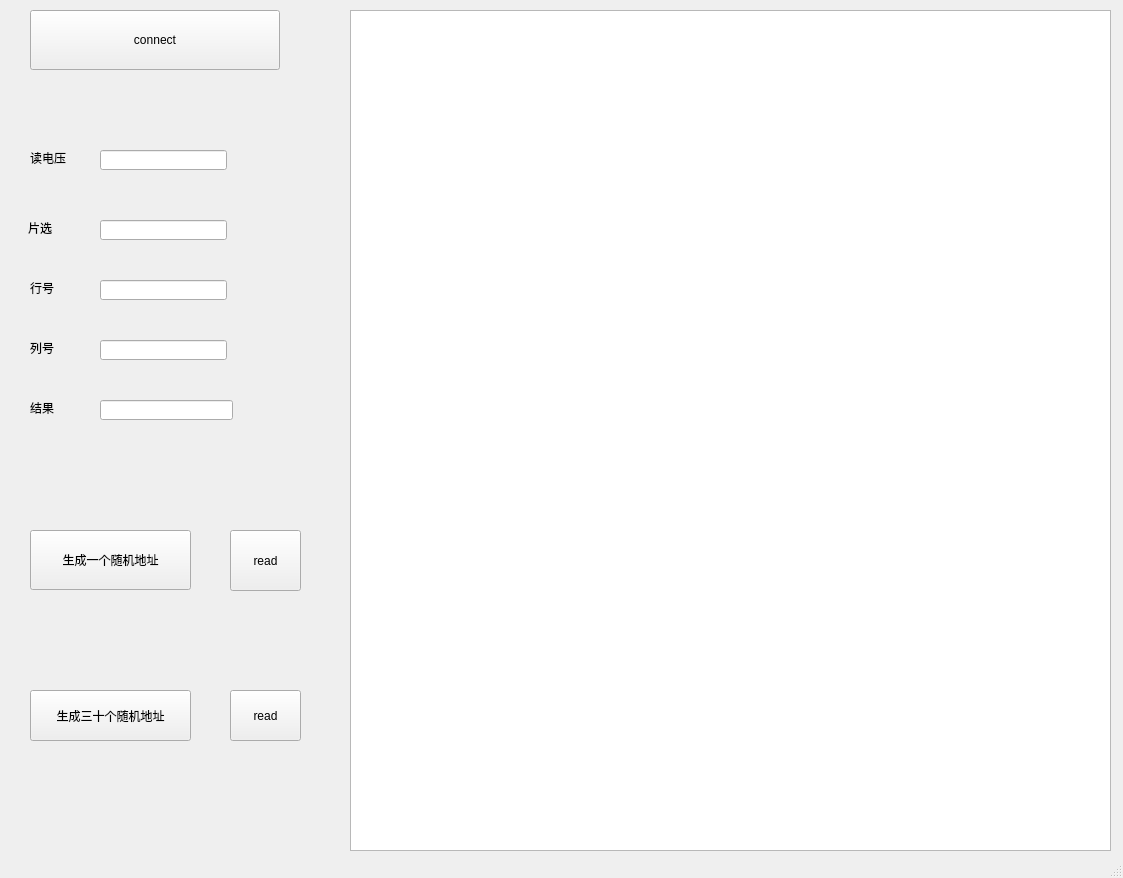
<?xml version="1.0" encoding="UTF-8"?>
<ui version="4.0">
 <class>MainWindow</class>
 <widget class="QMainWindow" name="MainWindow">
  <property name="geometry">
   <rect>
    <x>0</x>
    <y>0</y>
    <width>1123</width>
    <height>878</height>
   </rect>
  </property>
  <property name="sizePolicy">
   <sizepolicy hsizetype="Minimum" vsizetype="Minimum">
    <horstretch>0</horstretch>
    <verstretch>0</verstretch>
   </sizepolicy>
  </property>
  <property name="windowTitle">
   <string>MainWindow</string>
  </property>
  <widget class="QWidget" name="centralwidget">
   <widget class="QPushButton" name="btn_read">
    <property name="geometry">
     <rect>
      <x>230</x>
      <y>530</y>
      <width>71</width>
      <height>61</height>
     </rect>
    </property>
    <property name="sizePolicy">
     <sizepolicy hsizetype="Fixed" vsizetype="Fixed">
      <horstretch>0</horstretch>
      <verstretch>0</verstretch>
     </sizepolicy>
    </property>
    <property name="text">
     <string>read</string>
    </property>
   </widget>
   <widget class="QPushButton" name="btn_connect">
    <property name="geometry">
     <rect>
      <x>30</x>
      <y>10</y>
      <width>250</width>
      <height>60</height>
     </rect>
    </property>
    <property name="sizePolicy">
     <sizepolicy hsizetype="Minimum" vsizetype="Minimum">
      <horstretch>0</horstretch>
      <verstretch>0</verstretch>
     </sizepolicy>
    </property>
    <property name="minimumSize">
     <size>
      <width>23</width>
      <height>23</height>
     </size>
    </property>
    <property name="text">
     <string>connect</string>
    </property>
   </widget>
   <widget class="QPushButton" name="btn_rand_addr">
    <property name="geometry">
     <rect>
      <x>30</x>
      <y>530</y>
      <width>161</width>
      <height>60</height>
     </rect>
    </property>
    <property name="sizePolicy">
     <sizepolicy hsizetype="Fixed" vsizetype="Fixed">
      <horstretch>0</horstretch>
      <verstretch>0</verstretch>
     </sizepolicy>
    </property>
    <property name="text">
     <string>生成一个随机地址</string>
    </property>
   </widget>
   <widget class="QLabel" name="label_5">
    <property name="geometry">
     <rect>
      <x>30</x>
      <y>400</y>
      <width>24</width>
      <height>16</height>
     </rect>
    </property>
    <property name="text">
     <string>结果</string>
    </property>
   </widget>
   <widget class="QLineEdit" name="line_res_read">
    <property name="geometry">
     <rect>
      <x>100</x>
      <y>400</y>
      <width>133</width>
      <height>20</height>
     </rect>
    </property>
   </widget>
   <widget class="QPushButton" name="btn_rand_addr_30">
    <property name="geometry">
     <rect>
      <x>30</x>
      <y>690</y>
      <width>161</width>
      <height>51</height>
     </rect>
    </property>
    <property name="sizePolicy">
     <sizepolicy hsizetype="Minimum" vsizetype="Minimum">
      <horstretch>0</horstretch>
      <verstretch>0</verstretch>
     </sizepolicy>
    </property>
    <property name="minimumSize">
     <size>
      <width>150</width>
      <height>23</height>
     </size>
    </property>
    <property name="maximumSize">
     <size>
      <width>1000</width>
      <height>100</height>
     </size>
    </property>
    <property name="text">
     <string>生成三十个随机地址</string>
    </property>
   </widget>
   <widget class="QPushButton" name="btn_read_30">
    <property name="geometry">
     <rect>
      <x>230</x>
      <y>690</y>
      <width>71</width>
      <height>51</height>
     </rect>
    </property>
    <property name="sizePolicy">
     <sizepolicy hsizetype="Fixed" vsizetype="Fixed">
      <horstretch>0</horstretch>
      <verstretch>0</verstretch>
     </sizepolicy>
    </property>
    <property name="text">
     <string>read</string>
    </property>
   </widget>
   <widget class="QTextEdit" name="text_output">
    <property name="geometry">
     <rect>
      <x>350</x>
      <y>10</y>
      <width>761</width>
      <height>841</height>
     </rect>
    </property>
   </widget>
   <widget class="QLabel" name="Label">
    <property name="geometry">
     <rect>
      <x>30</x>
      <y>280</y>
      <width>24</width>
      <height>16</height>
     </rect>
    </property>
    <property name="text">
     <string>行号</string>
    </property>
   </widget>
   <widget class="QLineEdit" name="line_v_read">
    <property name="geometry">
     <rect>
      <x>100</x>
      <y>150</y>
      <width>127</width>
      <height>20</height>
     </rect>
    </property>
   </widget>
   <widget class="QLabel" name="label_chip_sel">
    <property name="geometry">
     <rect>
      <x>28</x>
      <y>220</y>
      <width>24</width>
      <height>16</height>
     </rect>
    </property>
    <property name="text">
     <string>片选</string>
    </property>
   </widget>
   <widget class="QLabel" name="Label_2">
    <property name="geometry">
     <rect>
      <x>30</x>
      <y>340</y>
      <width>24</width>
      <height>16</height>
     </rect>
    </property>
    <property name="text">
     <string>列号</string>
    </property>
   </widget>
   <widget class="QLineEdit" name="line_chip_sel">
    <property name="geometry">
     <rect>
      <x>100</x>
      <y>220</y>
      <width>127</width>
      <height>20</height>
     </rect>
    </property>
   </widget>
   <widget class="QLineEdit" name="line_row_num">
    <property name="geometry">
     <rect>
      <x>100</x>
      <y>280</y>
      <width>127</width>
      <height>20</height>
     </rect>
    </property>
   </widget>
   <widget class="QLineEdit" name="line_col_num">
    <property name="geometry">
     <rect>
      <x>100</x>
      <y>340</y>
      <width>127</width>
      <height>20</height>
     </rect>
    </property>
   </widget>
   <widget class="QLabel" name="Label_3">
    <property name="geometry">
     <rect>
      <x>30</x>
      <y>150</y>
      <width>36</width>
      <height>16</height>
     </rect>
    </property>
    <property name="text">
     <string>读电压</string>
    </property>
   </widget>
  </widget>
  <widget class="QMenuBar" name="menubar">
   <property name="geometry">
    <rect>
     <x>0</x>
     <y>0</y>
     <width>1123</width>
     <height>22</height>
    </rect>
   </property>
  </widget>
  <widget class="QStatusBar" name="statusbar"/>
 </widget>
 <resources/>
 <connections/>
</ui>
